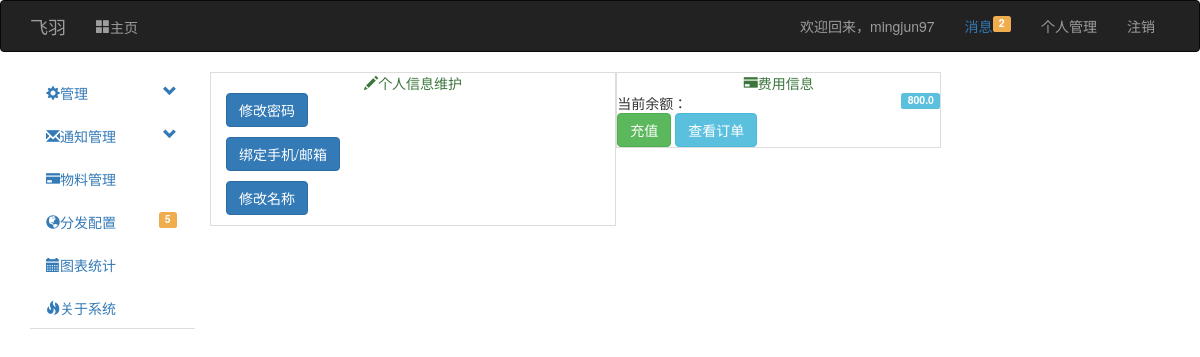
Page /user_info (signed in) on the earlier database version.
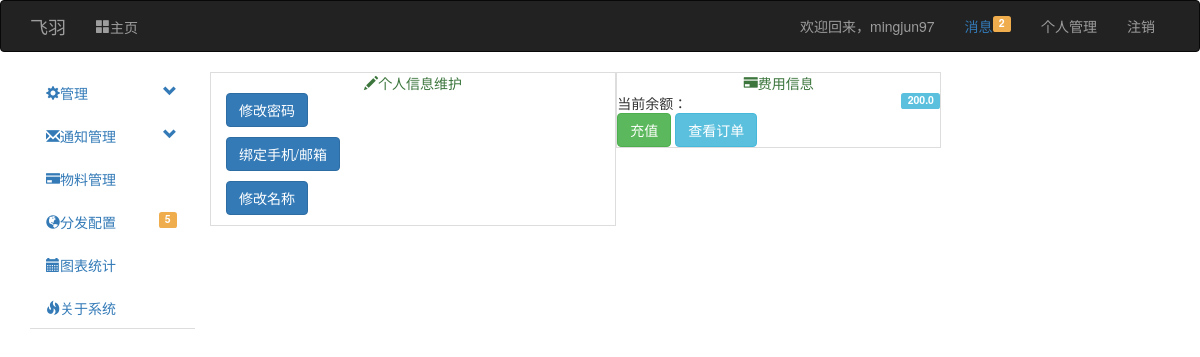
Same page on the later database version.
### app/models.py (models this page shows, shortened)
class User(UserMixin, db.Model):
    __tablename__ = 'users'
    uid = db.Column(db.Integer, primary_key=True)
    username = db.Column(db.String(128))
    password_hash = db.Column(db.String(128))
    password_change_time = db.Column(db.Integer, default=0)
    email = db.Column(db.String(128))
    telephone = db.Column(db.String(11))
    role_id = db.Column(db.Integer)
    log_level = db.Column(db.Integer)
    email_confirmed = db.Column(db.Boolean, default=False)
    telephone_confirmed = db.Column(db.Boolean, default=False)
    telephone_confirmed_code = db.Column(db.String(6))
    telephone_confirmed_code_time = db.Column(db.Integer, default=0)
    balance = db.Column(db.Integer, default=0)
    last_login_time = db.Column(db.Integer, default=time.time)
    this_login_time = db.Column(db.Integer, default=time.time)
    useful_token = db.Column(db.String(256), default=0)
    owned_group_id = db.relationship('Group', backref='Owner')
    charge_billing = db.relationship('ChargeRecord', backref='User')
    student_card = db.Column(db.String(128), default='NULL')
    student_auth = db.Column(db.Boolean, default=False)
    balance_billing = db.relationship('Billing', backref='User')
    personal_message = db.relationship('PersonalMessage', backref='To', lazy='dynamic',
                                       primaryjoin='PersonalMessage.rec_id==User.uid')
    @property
    def password(self):
        raise AttributeError('密码非可读属性！')
    def get_balance(self):
        return str(self.balance/1000)

### app/manage/views.py (the view)
@manage.route('/user_info')
@login_required
def user_info():
    return render_template("manage/user_info.html")

### app/manage/__init__.py (called while the page is built)
@manage.app_context_processor
def inject_base64():
    b = base64.b64encode
    str1 = str
    fmttimestamp = f2t
    return dict(b=b, str=str1, fmttime=fmttimestamp)

### app/manage/views.py (called while the page is built)
@manage.before_app_request
def before_request():
    if request.endpoint is None:
        abort(404)
    if current_user.is_authenticated \
    and not (current_user.email_confirmed or current_user.telephone_confirmed) \
    and request.endpoint[:5] != 'auth.' \
    and request.endpoint[:14] != 'manage.confirm' \
    and request.endpoint[:19] != 'manage.unconfirmed' \
    and request.endpoint != 'static' \
    and request.endpoint != 'api_v1.get_message' \
    and request.endpoint[:15] != 'manage.confirm_':
        print(request.endpoint[:16])
        return redirect(url_for('manage.unconfirmed'))

### app/models.py (called while the page is built)
@login_manager.user_loader
def load_user(user_id):
    return User.query.get(int(user_id))

### app/templates/manage/user_info.html (shortened to what this page needs)
{% extends "base.html" %}
{% block page_content %}
    <div class="row">
    <div class="col-md-5 table-bordered">
        <div class="text-center text-success"><i class="glyphicon glyphicon-pencil"></i>个人信息维护</div>
        <a href="{{ url_for('auth.change_password') }}" class="btn btn-primary">修改密码</a><p></p>
        <a href="{{ url_for('manage.confirm') }}" class="btn btn-primary">绑定手机/邮箱</a><p></p>
        <a href="{{ url_for('manage.confirm') }}" class="btn btn-primary">修改名称</a><p></p>
    </div>
    <div class="col-md-4 table-bordered">
        <div class="text-center text-success"><i class="glyphicon glyphicon-credit-card"></i>费用信息</div>
        <div class="row"><div class="label label-info pull-right">{{ current_user.get_balance() }}</div>当前余额：</div>
        <div class="row">
            <a class="btn btn-success" href="{{ url_for("manage.charge") }}">充值</a>
            <a class="btn btn-info" href="{{ url_for("manage.view_billings") }}">查看订单</a>
        </div>
    </div>
    </div>
{% endblock %}

### app/templates/base.html (shortened to what this page needs)
{% extends "bootstrap/base.html" %}
{% block navbar %}
<div class="navbar navbar-inverse" role="navigation">
    <div class="container">
        <div class="navbar-header">
            <a class="navbar-brand" href="/">飞羽</a>
        </div>
        <div class="navbar-collapse collapse">
            <ul class="nav navbar-nav">
                <li class="{% if request.endpoint == 'manage.index' %}active{% endif %}"><a href="/"><i class="glyphicon glyphicon-th-large">主页</i></a></li>
            </ul>
            <ul class="nav navbar-nav navbar-right">
                {% if current_user.is_authenticated %}
                <li><span class="navbar-text">欢迎回来，<a class="navbar-link" href="{{ url_for('manage.console') }}">{{ current_user.username }}</a></span></li>
                    <li><span class="navbar-text"><a href="#">消息{% if current_user.personal_message.filter_by(status=0).count() != 0 %}<span class="label label-warning pull-right">{{ current_user.personal_message.filter_by(status=0).count() }}</span>{% endif %}</a> </span></li>
                    <li><a href="{{ url_for('manage.user_info') }}">个人管理</a> </li>
                <li><a href="{{ url_for('auth.logout') }}">注销</a></li>
                {% else %}
                <li><a href="{{ url_for('auth.login') }}">登录</a></li>
                <li><a href="{{ url_for('auth.reg') }}">注册</a></li>
                {% endif %}
            </ul>
        </div>
    </div>
</div>
{% endblock %}
{% block content %}
    <div class="container">
        <div class="row">
            {% if current_user.is_authenticated %}
            <div class="col-md-2">
                <ul id="main-nav" class="nav nav-tabs nav-stacked" style="">
                    <li>
                        <a href="#systemSetting" class="nav-header collapsed" data-toggle="collapse">
                            <i class="glyphicon glyphicon-cog"></i>管理
                            <span class="pull-right glyphicon glyphicon-chevron-down"></span>
                            </a>
                    </li>
                    <li>
                        <a href="#messageManager" class="nav-header collapsed" data-toggle="collapse">
                            <i class="glyphicon glyphicon-envelope"></i>通知管理
                            <span class="pull-right glyphicon glyphicon-chevron-down"></span>
                            </a>
                    </li>
                    <li>
                        <a href="./plans.html"><i class="glyphicon glyphicon-credit-card"></i>物料管理</a>
                    </li>
                    <li><a href="./grid.html"><i class="glyphicon glyphicon-globe"></i>分发配置
                    <span class="label label-warning pull-right">5</span>
                    </a>
                    </li>
                    <li><a href="./charts.html"><i class="glyphicon glyphicon-calendar"></i>图表统计</a>
                    </li>
                    <li>
                    <a href="#"><i class="glyphicon glyphicon-fire"></i>关于系统</a>
                    </li>
                </ul>
            </div>
            {% endif %}
        <div class="col-md-10">
            {% block page_content %} {% endblock %}
        </div>
    </div>
</div>
{% endblock %}

Differences in the rows shown:
changed User "mingjun97": get_balance "800.0" → "200.0"
